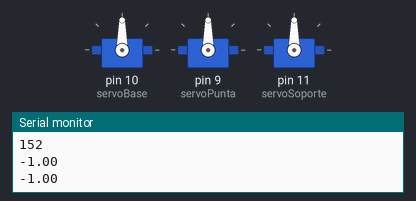
A sketch run on a simulated Arduino Uno, built with avr-gcc and run on an emulated ATmega328P. On the bench: 3 × servo, the last lines printed to the serial monitor.

Above: at 0.05 s.
At 1.15 s:
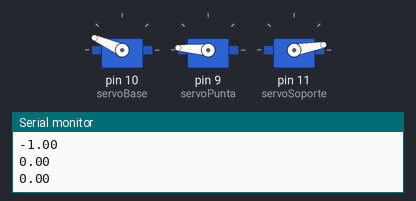
At 2.3 s:
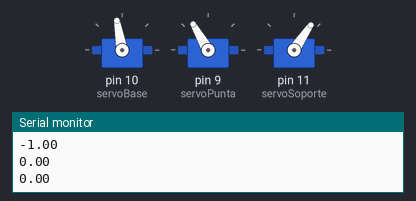
At 4.55 s:
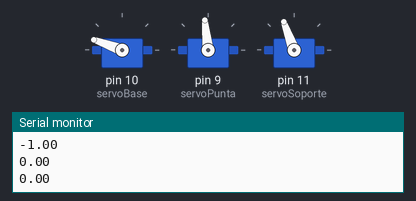
At 6.8 s:
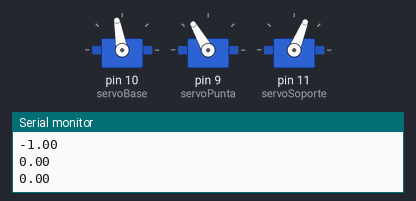
At 9.05 s:
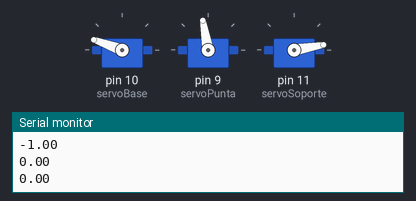
Timing chart, 0 to 11.8 s (numbered marks = the images above):
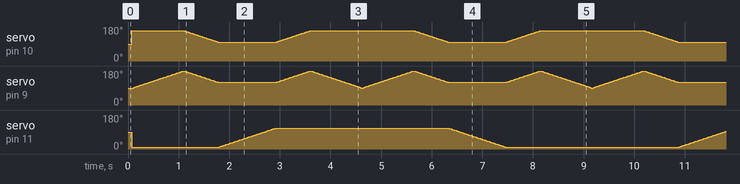

The sketch:

EntrenamientoProgramado.ino
```cpp
//          PROGRAMA DE ENTRENAMIENTO PROGRAMADO

/**Este código constituye un entrenamiento completo y funcional para el brazo robótico
*  sin intervención del pc, es decir, como el nombre del archivo lo indica, es un entrenamiento programado
*  también es importante notar, que por problemas de memoria en el arduino, los vectores de aprendizaje
*  no pueden tener (los 3) una lngitud superior a 550-600
*/

#include <Servo.h>

Servo servoPunta;
Servo servoBase;
Servo servoSoporte;

void setup()
{
  Serial.begin(9600);
  servoBase.attach(10,700,2560); //Este es el servo que controla el brazo princial, está ajustado a esos valores específicos
  servoPunta.attach(9,530,2400); //este es el servo de la parte seuperior
  servoSoporte.attach(11);
}

int DistMax2(int a, int b)
{
    //Retorna el mayor número entre los 3 argumentos
    if(a>b)
      return a;
    else
      return b;
}

int Pasos(uint8_t thetaA, uint8_t thetaB)
{
    //Esta función retorna el número de elementos que debe haber en un vector entre un valor y otro
    if(thetaA == thetaB)
        return abs(thetaA-thetaB);
    else
        return abs(thetaA-thetaB)+1;
}

int DistMax(uint8_t a, uint8_t b, uint8_t c)
{
    //Retorna el mayor número entre los 3 argumentos
    if(a>=b && a>= c)
            return a;
    else if(b>=a && b>=c)
        return b;
    else
        return c;
}

void loop() {
  int nVertices = 6;
  int nDist = nVertices-1;//1

  int servoA[]   = {90,180,120,120,180,90};
  int servoB[]   = {160,160,100,100,160,160};
  int servoC[]   = {10,10,10,110,110,110};

  int lastIndexA = 0, lastIndexB = 0, lastIndexC = 0;
  int DistanMax, i, tamTotalVec = 0;

  uint8_t servoTrainA[500];
  uint8_t servoTrainB[500];
  uint8_t servoTrainC[500];

  for(i = 0; i<nDist; i++)
  {
    DistanMax = DistMax(Pasos(servoA[i],servoA[i+1]),Pasos(servoB[i],servoB[i+1]),Pasos(servoC[i],servoC[i+1]));
    tamTotalVec += DistanMax;
    Serial.println(DistanMax);
    Serial.println(tamTotalVec);
    lastIndexA = linspace2(servoTrainA,servoA[i],servoA[i+1],DistanMax,lastIndexA);
    lastIndexB = linspace2(servoTrainB,servoB[i],servoB[i+1],DistanMax,lastIndexB);
    lastIndexC = linspace2(servoTrainC,servoC[i],servoC[i+1],DistanMax,lastIndexC);
  }

  Movimiento(servoTrainA,servoTrainB,servoTrainC,tamTotalVec);
}

int linspace2(uint8_t *vec, float mini, float maxi, int nPasos,int index)
{
    //Esta función llena un vector de enteros con valores entre Mínimo y Máximo linealmente espaciados desde un indice especificado previamente

        if(nPasos == 1)
            nPasos = 2;

        float paso = (maxi-mini)/(nPasos-1), acu = mini;  //Se obtiene el valor del paso adecuado para cumplir con los requisitos del vector
        Serial.println(paso);
        int i = 0;
        for(; i< nPasos; i++,acu+=paso)
        {
            vec[index+i] = (uint8_t)round(acu);
            //Serial.println(vec[index+i]);
        }
        return index+i;
}


void Movimiento(uint8_t *servoTrainA,uint8_t *servoTrainB,uint8_t *servoTrainC,int tam)
{
  while(1)
  {
    for(int i = 0;i < tam; i++)
    {
      servoPunta.write((int)servoTrainA[i]);
      servoBase.write((int)servoTrainB[i]);
      servoSoporte.write((int)servoTrainC[i]);
      delay(11);
    }
    for(int i = tam-1; i>=0; i--)
    {
      servoPunta.write((int)servoTrainA[i]);
      servoBase.write((int)servoTrainB[i]);
      servoSoporte.write((int)servoTrainC[i]);
      delay(11);
    }
  }
}
```

Measured:
- by itself, servo on pin 9 (servoPunta): moves between 90° and 180°, repeating every 4.5 s
